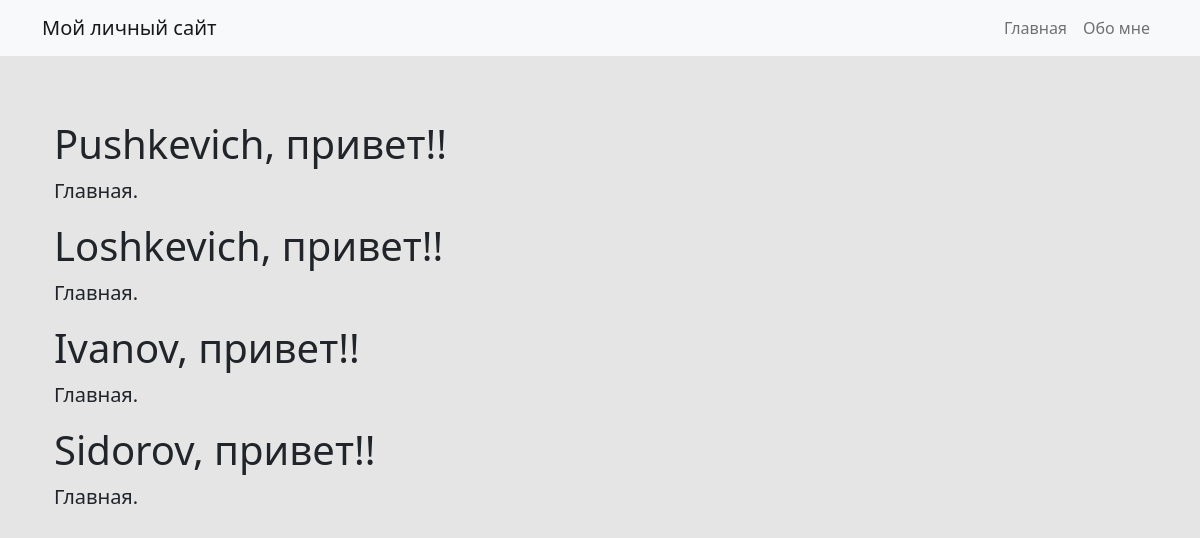
The page / on the database its author committed.
### models.py (models this page shows)
class User(db.Model):
    id = db.Column(db.Integer, primary_key=True)
    name = db.Column(db.String(100), nullable=False)

### app.py (the view)
@app.route('/')
def index():
    users = User.query.all()
    return render_template('index.html', users=users )

### templates/index.html
{% extends 'base.html' %}
{% block content %}
<div class="container py-5">
    {% for user in users %}
    <h1>{{ user.name }}, привет!!</h1>
    <p class="lead">Главная.</p>
    {% endfor %}
</div>
{% endblock %}

### static/custom.css (style rules this page uses)
body { background-color: #e5e5e5; }

### rows shown on the page
User: name "Pushkevich"
User: name "Loshkevich"
User: name "Ivanov"
User: name "Sidorov"
